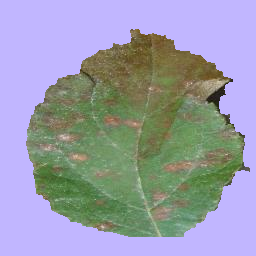
#> input picture final/images/pink.png, 256 x 256 px, found by its file name
$ python threshold.py
#> lines starting #> are read from the running program, lines starting #| are printed output that depends on the picture; after the words box and inside, x2 and y2 are one past the last pixel; in counts of white or black regions, pixels touching at a corner belong together
import cv2
import numpy as np

# Load the image
image_path = "final/images/pink.png"  # Replace with your image path
image = cv2.imread(image_path)
#> image is the input picture: shape (256, 256, 3); mean B, G, R 171.3, 155.6, 153
hsv = cv2.cvtColor(image, cv2.COLOR_BGR2HSV)
#> hsv: shape (256, 256, 3); mean H, S, V 82.1, 79.5, 193.3

# Threshold values for detecting dark and brown spots
# Dark spot detection (low value in V channel)
lower_dark_value = 50  # Threshold for dark spots in HSV
upper_dark_value = 100  # Upper limit for dark spots (black/brown)

# Brown color ranges (light and dark brown)
lower_brown = np.array([10, 30, 30])  # Lower range for brown
upper_brown = np.array([20, 255, 200])  # Upper range for brown

# Detect dark spots using Value channel (for dark colors like black and brown)
mask_dark_spots = cv2.inRange(hsv[:, :, 2], lower_dark_value, upper_dark_value)  # Based on V channel for darkness
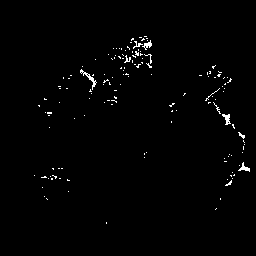
#> mask_dark_spots: shape (256, 256); 1.1% white in thin lines or dots, all inside (x1, y1, x2, y2) = (34, 36, 250, 224)

# Detect brown spots (both light and dark) using H and S channels
mask_brown_spots = cv2.inRange(hsv, lower_brown, upper_brown)  # Using Hue and Saturation for brown
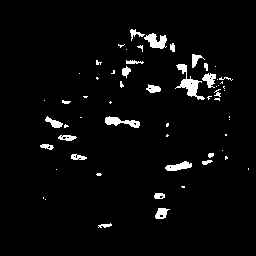
#> mask_brown_spots: shape (256, 256); 3.5% white; 59 white regions (35 under 20 px), largest, box (x1, y1, x2, y2) and area: (175, 64, 205, 100) 344, (144, 33, 167, 49) 218, (105, 116, 140, 128) 206

# Combine dark and brown spots masks
combined_mask = cv2.bitwise_or(mask_dark_spots, mask_brown_spots)
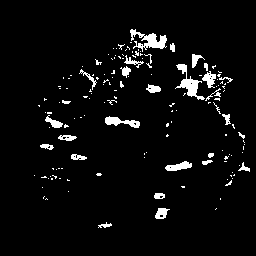
#> combined_mask: shape (256, 256); 4.5% white; 148 white regions (120 under 20 px), largest, box (x1, y1, x2, y2) and area: (130, 29, 167, 52) 373, (175, 64, 205, 100) 344, (105, 116, 140, 128) 206

# Apply a binary threshold to focus on the diseased spots
_, binary_mask = cv2.threshold(combined_mask, 1, 255, cv2.THRESH_BINARY)

# Apply morphological operations to refine the mask (optional)
kernel = np.ones((5, 5), np.uint8)
binary_mask = cv2.morphologyEx(binary_mask, cv2.MORPH_CLOSE, kernel)  # Close small gaps
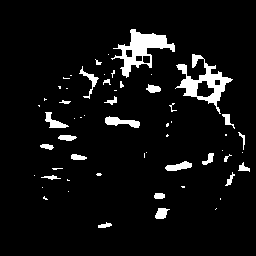
#> binary_mask: shape (256, 256); 6.2% white; 58 white regions (33 under 20 px), largest, box (x1, y1, x2, y2) and area: (111, 29, 175, 78) 1107, (175, 54, 233, 114) 1058, (105, 116, 140, 128) 222
binary_mask = cv2.morphologyEx(binary_mask, cv2.MORPH_OPEN, kernel)   # Remove small noise
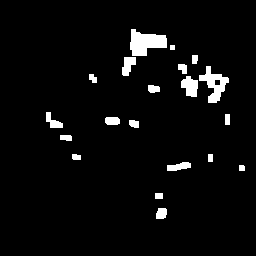
#> binary_mask: shape (256, 256); 4.2% white; 20 white regions, largest, box (x1, y1, x2, y2) and area: (130, 29, 167, 56) 654, (199, 66, 229, 103) 489, (181, 76, 198, 97) 255

# Create a red color image
red_color = np.full_like(image, (0, 0, 255))  # Red in BGR

# Apply the red color only on the areas highlighted by the binary mask
highlighted_image = cv2.bitwise_and(red_color, red_color, mask=binary_mask)
#> highlighted_image: shape (256, 256, 3); mean H, S, V 0, 0, 10.6
#> red_color: shape (256, 256, 3); mean H, S, V 0, 0, 255
highlighted_image = cv2.add(cv2.bitwise_and(image, image, mask=~binary_mask), highlighted_image)
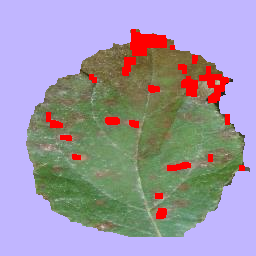
#> highlighted_image: shape (256, 256, 3); mean B, G, R 168, 151.1, 158.5

# Save and display the result
cv2.imwrite("threshold/images/highlighted_leaf_red_spots_tom.png", highlighted_image)
cv2.imshow("Diseased Spots Highlighted in Red", highlighted_image)
cv2.waitKey(0)
cv2.destroyAllWindows()
